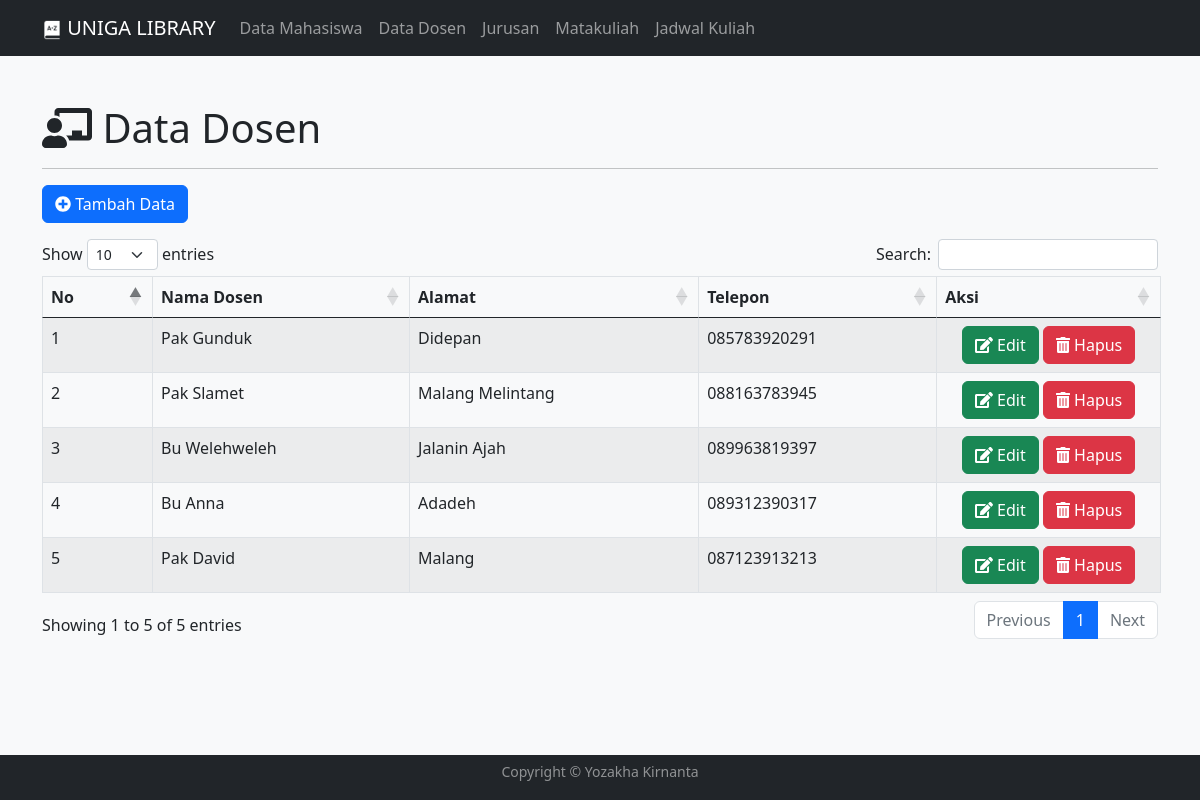
/perpusuniga_21510015/dosen.php, run on the app's committed database.
### tables this page shows
CREATE TABLE `t_dosen` (
  `id_dosen` int(4) NOT NULL,
  `nama_dosen` varchar(30) NOT NULL,
  `alamat` text NOT NULL,
  `telepon` varchar(13) NOT NULL
);

### perpusuniga_21510015/config/controller.php (called while the page is built, shortened)
<?php
function select($query){
    global $koneksi;
    $result = mysqli_query($koneksi, $query);
    $rows = [];
    while ($row = mysqli_fetch_assoc($result)){
        $rows[] = $row;
    }
    return $rows;
}

### perpusuniga_21510015/dosen.php (the view, shortened to what this page needs)
<?php
 include "layout/header.php";
 $data_dosen = select("SELECT * FROM t_dosen ORDER BY id_dosen ASC");
?>
<div class="container mt-5">
    <h1><i class="fas fa-chalkboard-teacher"></i> Data Dosen</h1>
    <hr>
    <a href="tambah-dosen.php" class="btn btn-primary mb-3"><i class="fas fa-plus-circle"></i> Tambah Data</a>
    <table id="table" class="table table-bordered table-striped mt-3">
        <thead>
            <tr>
                <td><b>No</td>
                <td><b>Nama Dosen</td>
                <td><b>Alamat</td>
                <td><b>Telepon</td>
                <td><b>Aksi</td>
            </tr>
        </thead>
        <tbody>
            <?php $no = 1; ?>
            <?php foreach ($data_dosen as $dosen):   ?>
            <tr>
                <td><?= $no++; ?></td>
                <td><?= $dosen['nama_dosen']; ?></td>
                <td><?= $dosen['alamat']; ?></td>
                <td><?= $dosen['telepon']; ?></td>
                <td width="20%" class="text-center">
                    <a href="ubah-dosen.php?id_dosen=<?= $dosen['id_dosen'];?>" class="btn btn-success"><i
                            class="fas fa-edit"></i> Edit</a>
                    <a href="hapus-dosen.php?id_dosen=<?= $dosen['id_dosen'];?>" class="btn btn-danger"
                        onclick="return confirm('Yakin Data Barang Akan Dihapus.?')"><i class="fas fa-trash-alt"></i>
                        Hapus</a>
                </td>
            </tr>
            <?php endforeach; ?>
        </tbody>
    </table>
</div>
<?php include "layout/footer.php"; ?>

### perpusuniga_21510015/layout/header.php (style rules this page uses)
:root { --bs-body-bg: #f8f9fa; }

### data on the page
t_dosen: nama_dosen "Pak Gunduk", alamat "Didepan", telepon "085783920291"
t_dosen: nama_dosen "Pak Slamet", alamat "Malang Melintang", telepon "088163783945"
t_dosen: nama_dosen "Bu Welehweleh", alamat "Jalanin Ajah", telepon "089963819397"
t_dosen: nama_dosen "Bu Anna", alamat "Adadeh", telepon "089312390317"
t_dosen: nama_dosen "Pak David", alamat "Malang", telepon "087123913213"
